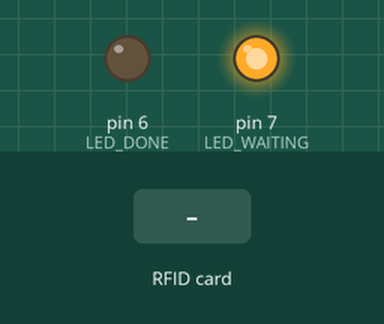
The sketch below on a simulated Arduino Uno, built with avr-gcc and run on an emulated ATmega328P. Shown: output pins drawn as LEDs (lit = HIGH). The test bench sets the inputs (shaded band). Pins used as bus, display or sensor lines are not drawn; what the sketch prints to the serial monitor is not drawn.

Above: at 1.2 s.
1.3 s: RFID card 5E 7A 19 C4 held to the reader
Timing chart, 0 to 4.3 s (numbered marks = the images above; inputs shaded):
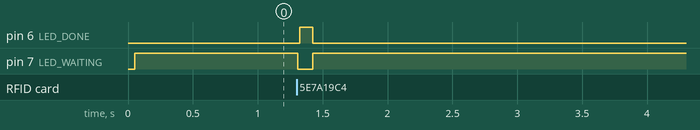

The sketch:

RFID.ino
```cpp
#include <SPI.h>
#include <MFRC522.h>
#include <SoftwareSerial.h>

// 핀 설정
#define RST_PIN 9   // RFID 리더의 RST 핀
#define SS_PIN 10   // RFID 리더의 SDA 핀
#define LED_WAITING 7  // 대기 중 켜져 있는 LED 핀
#define LED_DONE 6     // RFID 읽은 후 1초 동안 켜지는 LED 핀
#define BT_RX 2        // HC-06 RX 핀
#define BT_TX 3        // HC-06 TX 핀

MFRC522 rfid(SS_PIN, RST_PIN); // RFID 리더 객체 생성
SoftwareSerial bluetooth(BT_RX, BT_TX); // HC-06 통신 설정

void setup() {
  Serial.begin(9600);         // 시리얼 모니터 시작
  bluetooth.begin(9600);      // HC-06 통신 시작
  SPI.begin();                // SPI 통신 시작
  rfid.PCD_Init();            // RFID 초기화

  pinMode(LED_WAITING, OUTPUT); // LED_WAITING 핀 출력 모드
  pinMode(LED_DONE, OUTPUT);    // LED_DONE 핀 출력 모드

  digitalWrite(LED_WAITING, HIGH); // 초기화: 대기 LED 켜기
  digitalWrite(LED_DONE, LOW);     // 초기화: 완료 LED 끄기

  Serial.println("HC-06 및 RFID 모듈 준비 완료");
}

void loop() {
  // RFID 태그가 감지되지 않으면 반복
  if (!rfid.PICC_IsNewCardPresent()) return;
  if (!rfid.PICC_ReadCardSerial()) return;

  // 태그를 읽는 동안 대기 LED 끄기
  digitalWrite(LED_WAITING, LOW);

  // UID 정보 저장 및 출력
  String uid = "";
  Serial.print("RFID 태그 감지됨. UID: ");
  for (byte i = 0; i < rfid.uid.size; i++) {
    Serial.print(rfid.uid.uidByte[i] < 0x10 ? " 0" : " ");
    Serial.print(rfid.uid.uidByte[i], HEX); // UID를 16진수로 출력
    uid += String(rfid.uid.uidByte[i], HEX); // UID를 문자열로 저장
  }
  Serial.println();

  // UID 정보를 Bluetooth로 전송
  bluetooth.print("UID: ");
  bluetooth.println(uid);
  Serial.println("UID 정보 HC-06으로 전송 완료");

  // 카드 처리 종료
  rfid.PICC_HaltA();

  // 완료 LED 켜기
  digitalWrite(LED_DONE, HIGH);
  delay(100); // 1초 동안 켜짐
  digitalWrite(LED_DONE, LOW); // 완료 LED 끄기

  // 다시 대기 LED 켜기
  digitalWrite(LED_WAITING, HIGH);
}
```

Measured:
- after the input at 1.3 s, pin 6 (LED_DONE): LOW → HIGH at once, → LOW 0.10 s later; pin 7 (LED_WAITING): HIGH → LOW at once, → HIGH 0.12 s later
